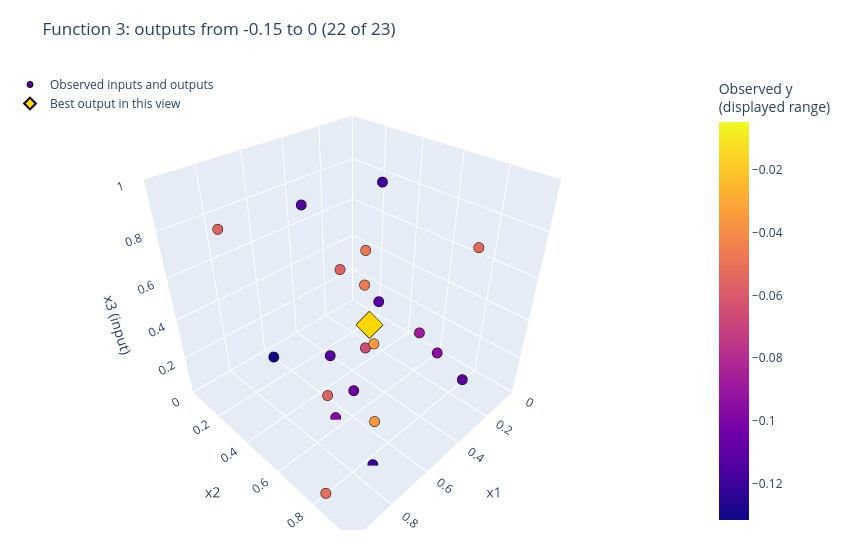

The notebook cell saved with this chart:
### Code cell
# Filter this display only; calculations and observed ranks retain every observation.
cloud_zoom = plot_observed_input_cloud(
    review["inputs"].to_numpy(), review["outputs"].to_numpy(), output_limits=OUTPUT_ZOOM_LIMITS,
    title=f"Function {FUNCTION_NUMBER}: outputs from {OUTPUT_ZOOM_LIMITS[0]:g} to {OUTPUT_ZOOM_LIMITS[1]:g} ({outputs_in_zoom} of {len(review['data'])})",
    best_label="Best output in this view", **CLOUD_SETTINGS,
    save_to=FIGURES_DIR / "observed-input-cloud-zoom.html",
)
cloud_zoom.show(config={**PLOT_CONFIG, "responsive": CLOUD_SETTINGS["width"] is None})

### Figure 1 — Plotly figure (JSON) as saved in the notebook; plotly's stock layout.template omitted (floating-point values rounded to 4 significant figures)
{"data": [{"customdata": [-0.1121, -0.08796, -0.1114, -0.03484, -0.04801, -0.1106, -0.1139, -0.1315, -0.09419, -0.04695, -0.106, -0.118, -0.03638, -0.05676, -0.05643, -0.05128, -0.05421, -0.05664, -0.09837, -0.1214, -0.06587, -0.004952], "hovertemplate": "x1=%{x:.4f}<br>x2=%{y:.4f}<br>x3=%{z:.4f}<br>Observed y=%{customdata:.4f}<extra></extra>", "marker": {"cmax": -0.004952, "cmin": -0.1315, "color": [-0.1121, -0.08796, -0.1114, -0.03484, -0.04801, -0.1106, -0.1139, -0.1315, -0.09419, -0.04695, -0.106, -0.118, -0.03638, -0.05676, -0.05643, -0.05128, -0.05421, -0.05664, -0.09837, -0.1214, -0.06587, -0.004952], "colorbar": {"title": {"text": "Observed y<br>(displayed range)"}}, "colorscale": [[0.0, "#0d0887"], [0.1111, "#46039f"], [0.2222, "#7201a8"], [0.3333, "#9c179e"], [0.4444, "#bd3786"], [0.5556, "#d8576b"], [0.6667, "#ed7953"], [0.7778, "#fb9f3a"], [0.8889, "#fdca26"], [1.0, "#f0f921"]], "line": {"color": "black", "width": 1}, "size": 6}, "mode": "markers", "name": "Observed inputs and outputs", "type": "scatter3d", "x": [0.1715, 0.2421, 0.5349, 0.4926, 0.1346, 0.3455, 0.6455, 0.7469, 0.1705, 0.2205, 0.666, 0.04681, 0.6001, 0.966, 0.3351, 0.9545, 0.3523, 0.9038, 0.6585, 0.7212, 0.4952, 0.52], "y": [0.3439, 0.6441, 0.3985, 0.6116, 0.2199, 0.9414, 0.3971, 0.2842, 0.697, 0.2978, 0.672, 0.2314, 0.7251, 0.8611, 0.2575, 0.8195, 0.9308, 0.2689, 0.5582, 0.831, 0.5686, 0.61], "z": [0.2487, 0.2724, 0.1734, 0.3402, 0.4582, 0.2694, 0.9198, 0.2263, 0.1492, 0.3436, 0.2463, 0.7706, 0.06609, 0.5668, 0.4595, 0.04216, 0.8498, 0.8752, 0.006012, 0.001845, 0.2952, 0.45]}, {"customdata": [-0.004952], "hovertemplate": "Best observed y=%{customdata:.4f}<extra></extra>", "marker": {"color": "gold", "line": {"color": "black", "width": 2}, "size": 9, "symbol": "diamond"}, "mode": "markers", "name": "Best output in this view", "type": "scatter3d", "x": [0.52], "y": [0.61], "z": [0.45]}], "layout": {"autosize": false, "height": 560, "legend": {"x": 0, "y": 1}, "margin": {"b": 30, "l": 10, "r": 80, "t": 70}, "scene": {"aspectmode": "cube", "dragmode": "orbit", "xaxis": {"range": [0, 1], "title": {"text": "x1"}}, "yaxis": {"range": [0, 1], "title": {"text": "x2"}}, "zaxis": {"range": [0, 1], "title": {"text": "x3 (input)"}}}, "title": {"text": "Function 3: outputs from -0.15 to 0 (22 of 23)"}, "width": 850}}
